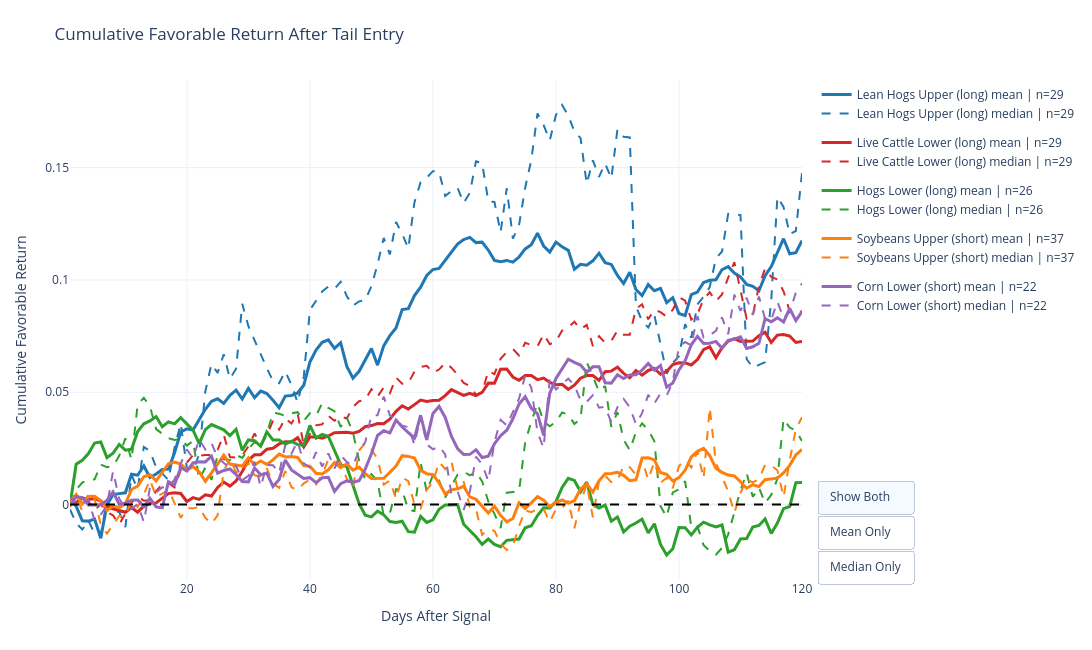

The notebook cell this image was saved under:
### Code cell
import numpy as np
import plotly.graph_objects as go

max_horizon = 120

signal_specs = [
    ("hogs", "Lean Hogs Upper", "upper", "long"),
    ("live_cattle", "Live Cattle Lower", "lower", "long"),
    ("hogs", "Hogs Lower", "lower", "long"),
    ("soy", "Soybeans Upper", "upper", "short"),
    ("corn", "Corn Lower", "lower", "short"),
]

series_data = []

for market, label, tail, direction in signal_specs:
    d = merged[market].loc["2008":].copy()
    close_col = next(c for c in d.columns if "Close" in c)
    d["ret"] = d[close_col].pct_change()

    if tail == "upper":
        d["tail_state"] = d["cot_idx"] >= 0.8
    else:
        d["tail_state"] = d["cot_idx"] <= 0.2

    prev_state = d["tail_state"].shift(1, fill_value=False)
    d["entry"] = d["tail_state"] & (~prev_state)

    entry_locs = np.where(d["entry"].values)[0]
    paths = []

    for loc in entry_locs:
        if loc + max_horizon >= len(d):
            continue

        future = d["ret"].iloc[loc + 1 : loc + 1 + max_horizon].values
        path = np.cumsum(future)

        if direction == "short":
            path = -path

        paths.append(path)

    if len(paths) == 0:
        continue

    paths = np.array(paths)

    series_data.append({
        "name": f"{label} ({direction})",
        "mean": paths.mean(axis=0),
        "median": np.median(paths, axis=0),
        "n": len(paths),
    })

fig = go.Figure()
x = np.arange(1, max_horizon + 1)

colors = [
    "#1f77b4",
    "#d62728",
    "#2ca02c",
    "#ff7f0e",
    "#9467bd",
    "#8c564b",
]

for i, s in enumerate(series_data):
    color = colors[i % len(colors)]
    group = s["name"]

    fig.add_trace(
        go.Scatter(
            x=x,
            y=s["mean"],
            mode="lines",
            name=f"{s['name']} mean | n={s['n']}",
            legendgroup=group,
            line=dict(color=color, width=3, dash="solid"),
            hovertemplate=(
                "<b>%{fullData.name}</b><br>"
                "Day %{x}<br>"
                "Return %{y:.2%}<extra></extra>"
            ),
            visible=True,
        )
    )

    fig.add_trace(
        go.Scatter(
            x=x,
            y=s["median"],
            mode="lines",
            name=f"{s['name']} median | n={s['n']}",
            legendgroup=group,
            line=dict(color=color, width=2, dash="dash"),
            hovertemplate=(
                "<b>%{fullData.name}</b><br>"
                "Day %{x}<br>"
                "Return %{y:.2%}<extra></extra>"
            ),
            visible=True,
        )
    )

n_signals = len(series_data)
both_visible = [True, True] * n_signals
mean_only = []
median_only = []

for _ in range(n_signals):
    mean_only.extend([True, False])
    median_only.extend([False, True])

fig.update_layout(
    title="Cumulative Favorable Return After Tail Entry",
    xaxis_title="Days After Signal",
    yaxis_title="Cumulative Favorable Return",
    hovermode="x unified",
    template="plotly_white",
    width=1250,
    height=650,
    margin=dict(l=70, r=260, t=80, b=70),
    updatemenus=[
        {
            "type": "buttons",
            "direction": "down",
            "x": 1.02,
            "y": 0.2,
            "xanchor": "left",
            "yanchor": "top",
            "showactive": True,
            "buttons": [
                {
                    "label": "Show Both",
                    "method": "update",
                    "args": [
                        {"visible": both_visible},
                        {"title": "Cumulative Favorable Return After Tail Entry"},
                    ],
                },
                {
                    "label": "Mean Only",
                    "method": "update",
                    "args": [
                        {"visible": mean_only},
                        {"title": "Mean Cumulative Favorable Return After Tail Entry"},
                    ],
                },
                {
                    "label": "Median Only",
                    "method": "update",
                    "args": [
                        {"visible": median_only},
                        {"title": "Median Cumulative Favorable Return After Tail Entry"},
                    ],
                },
            ],
        }
    ],
    legend=dict(
        orientation="v",
        yanchor="top",
        y=1.0,
        xanchor="left",
        x=1.02
    ),
)

fig.add_hline(y=0, line_dash="dash", line_color="black")

fig.show()
